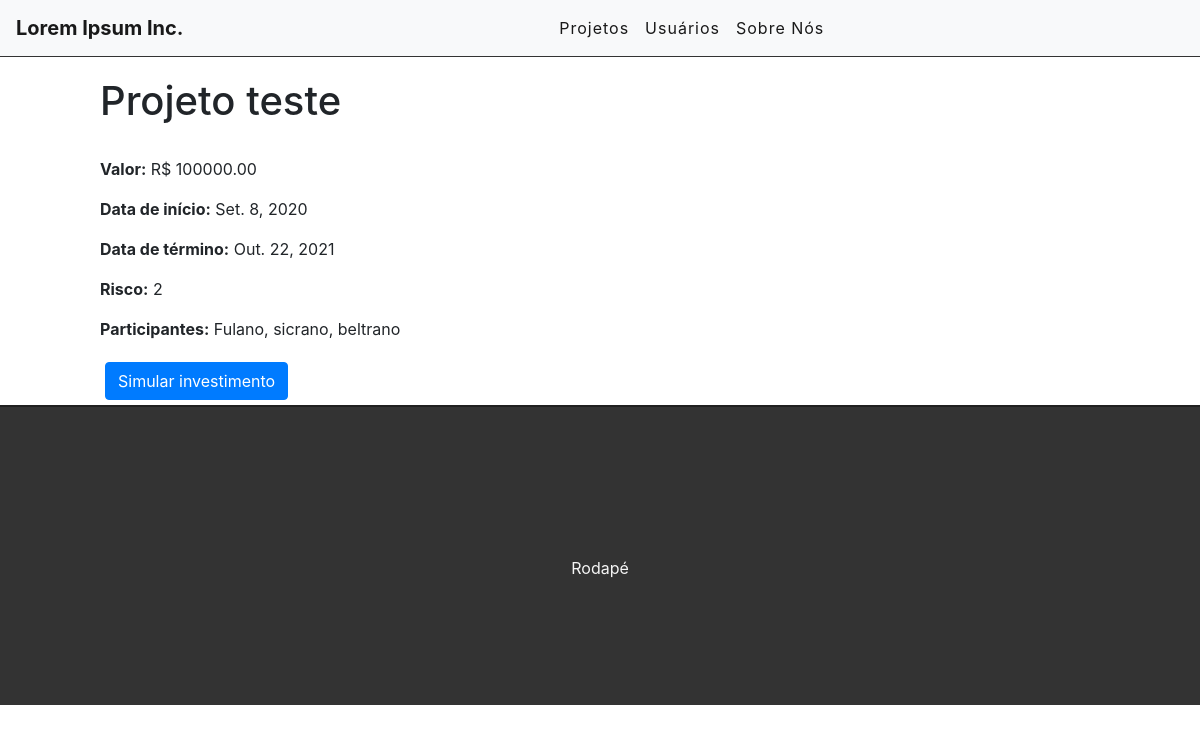
The page /project/12 on the database its author committed.
### projects/models.py (models this page shows, shortened)
class Project(models.Model):
    OPTIONS = (
        (0, 'baixo'),
        (1, 'medio'),
        (2, 'alto'),
    )
    name = models.CharField(max_length=255)
    startData = models.DateField(auto_now=False)
    endData = models.DateField(auto_now=False)
    risk = models.IntegerField(
        choices=OPTIONS,
    )
    price = models.DecimalField(max_digits=10, decimal_places=2)
    stakeholders = models.CharField(max_length=500, null=True)
    created_at = models.DateTimeField(auto_now_add=True)
    updated_at = models.DateTimeField(auto_now=True)

### projects/views.py (the view)
# urls.py: path('project/<int:id>', views.projectView, name='project-view'),
def projectView(request, id):
    project = get_object_or_404(Project, pk=id)
    return render(request, 'projects/project.html', {'project': project})

### projects/templates/projects/project.html (shortened to what this page needs)
{% extends 'base.html' %}
{% block content%}
<div class="offset-1 col-10 list-div">
    <h1>{{project.name}}</h1><br>
    <p> <b>Valor:</b> R$ {{project.price}}</p>
    <p><b>Data de início:</b> {{project.startData}}</p>
    <p><b>Data de término:</b> {{project.endData}}</p>
    <p><b>Risco:</b> {{project.risk}}</p>
    <p><b>Participantes:</b> {{project.stakeholders}}</p>
    <div style="padding: 5px">
        <a href="simulator/{{project.id}}" data-bs-toggle="modal" data-bs-target="#exampleModal">
            <button class="btn btn-primary"> Simular investimento</button>
        </a>
        <br>
    </div>
</div>
{% endblock %}

### projects/static/css/styles.css (style rules this page uses)
.list-div { padding: 0; }

### rows shown on the page
Project: name "Projeto teste", price "100000.00", startData "Set. 8, 2020", endData "Out. 22, 2021", risk "2", stakeholders "Fulano, sicrano, beltrano"
